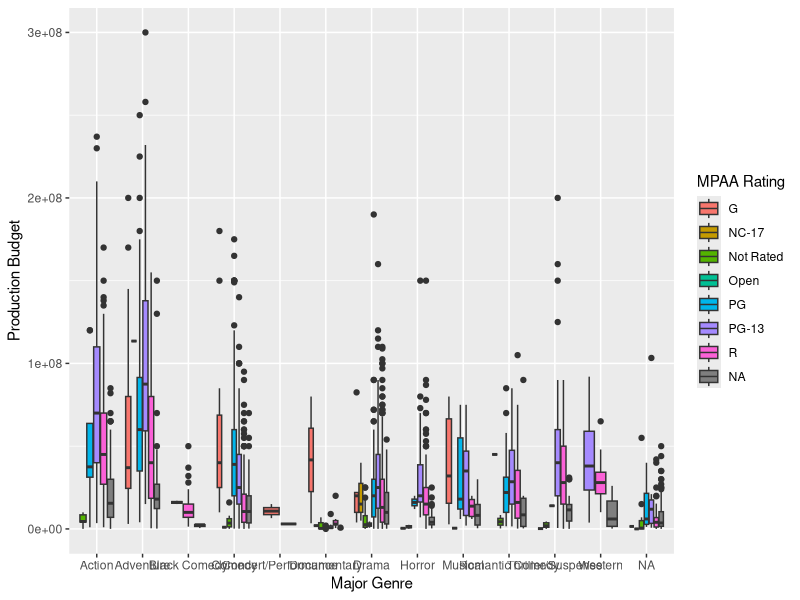

Recreate this plot in R.
library(tidyverse)

df <- read_csv("data/movies.csv")
ggplot(df) +
  geom_boxplot(aes(x = `Major Genre`, y = `Production Budget`, fill = `MPAA Rating`))
